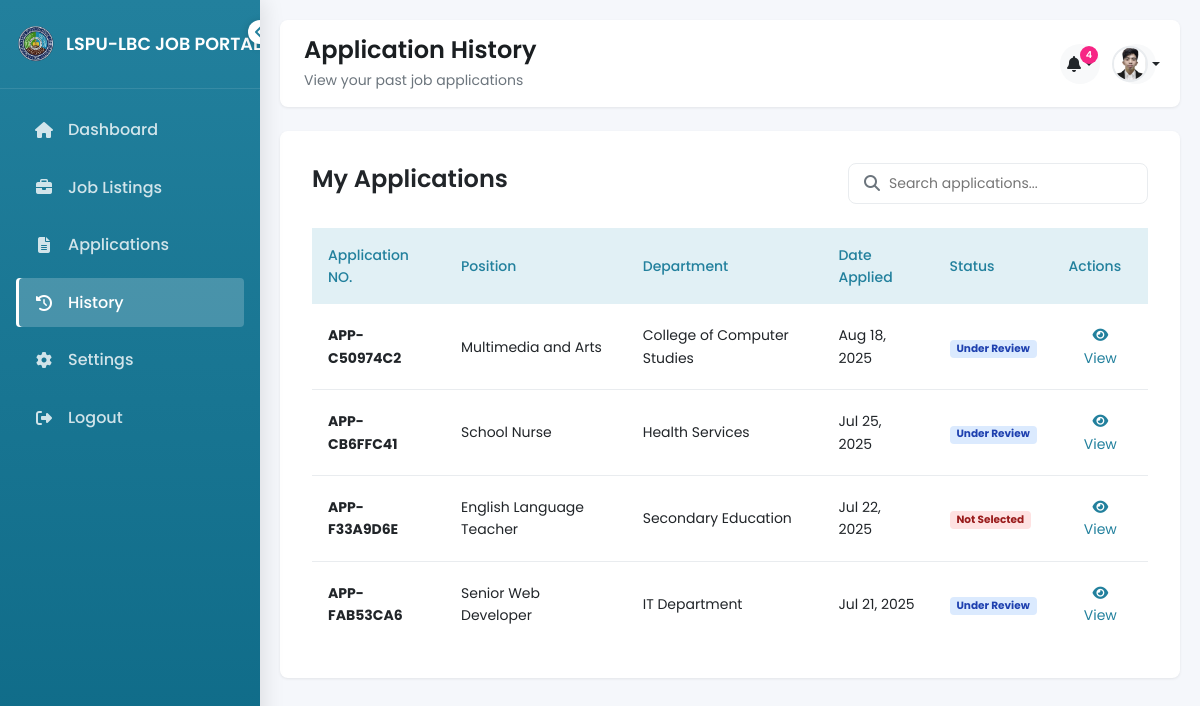
Screenshot of /applicationhistory.php (signed in) with the database file from the repository.
### tables this page shows
CREATE TABLE `users` (
  `user_id` int(11) NOT NULL,
  `first_name` varchar(50) NOT NULL,
  `middle_name` varchar(50) DEFAULT NULL,
  `last_name` varchar(50) NOT NULL,
  `email` varchar(100) NOT NULL,
  `birthdate` date DEFAULT NULL,
  `phone` varchar(20) DEFAULT NULL,
  `username` varchar(50) DEFAULT NULL,
  `password` varchar(255) DEFAULT NULL,
  `profile_pic` varchar(255) DEFAULT NULL,
  `reset_token` varchar(255) DEFAULT NULL,
  `token_expiry` datetime DEFAULT NULL,
  `reset_expires` datetime DEFAULT NULL,
  `role` enum('applicant','admin','superadmin') NOT NULL DEFAULT 'applicant',
  `is_active` tinyint(1) NOT NULL DEFAULT 1,
  `last_login` datetime DEFAULT NULL,
  `created_at` timestamp NOT NULL DEFAULT current_timestamp(),
  `updated_at` timestamp NOT NULL DEFAULT current_timestamp() ON UPDATE current_timestamp(),
  `email_verified` tinyint(1) DEFAULT 0,
  `verification_token` varchar(255) DEFAULT NULL,
  `verification_expires` datetime DEFAULT NULL
);

CREATE TABLE `applications` (
  `application_id` int(11) NOT NULL,
  `application_number` varchar(50) NOT NULL,
  `user_id` int(11) NOT NULL,
  `position_id` int(11) NOT NULL,
  `resume` varchar(255) DEFAULT NULL,
  `application_letter` varchar(255) NOT NULL,
  `personal_data_sheet` varchar(255) NOT NULL,
  `transcript_of_records` varchar(255) NOT NULL,
  `proof_of_eligibility` varchar(255) NOT NULL,
  `other_documents` varchar(255) DEFAULT NULL,
  `work_experience` text DEFAULT NULL,
  `education` text DEFAULT NULL,
  `status` enum('Pending','Applied','Under Review','Interview Scheduled','Under Interviews','Interviewed','Hired','Not Selected','Exam Completed','Exam Scheduled','Hired Not Shortlisted','For Requirements','Not Shortlisted') DEFAULT 'Pending',
  `submitted_at` timestamp NOT NULL DEFAULT current_timestamp(),
  `interview_date` datetime DEFAULT NULL,
  `exam_date` datetime DEFAULT NULL,
  `last_notified_status` varchar(50) DEFAULT NULL,
  `evaluation_status` enum('Pending','In Progress','Completed') DEFAULT 'Pending',
  `total_score` decimal(5,2) DEFAULT NULL,
  `phone` varchar(20) DEFAULT NULL
);

CREATE TABLE `job_positions` (
  `position_id` int(11) NOT NULL,
  `title` varchar(255) NOT NULL,
  `department_id` int(11) NOT NULL,
  `type` enum('Full-Time','Part-Time') NOT NULL,
  `category` enum('Teaching','Non-Teaching') NOT NULL,
  `location_id` int(11) NOT NULL,
  `date_posted` date NOT NULL,
  `place_of_assignment` varchar(255) NOT NULL,
  `status` enum('Open','Closed') DEFAULT 'Open',
  `created_at` timestamp NOT NULL DEFAULT current_timestamp(),
  `updated_at` timestamp NOT NULL DEFAULT current_timestamp() ON UPDATE current_timestamp(),
  `description` text DEFAULT NULL,
  `salary_range` varchar(100) DEFAULT NULL
);

CREATE TABLE `departments` (
  `department_id` int(11) NOT NULL,
  `name` varchar(255) NOT NULL,
  `description` text DEFAULT NULL,
  `created_at` timestamp NOT NULL DEFAULT current_timestamp(),
  `updated_at` timestamp NOT NULL DEFAULT current_timestamp() ON UPDATE current_timestamp()
);

### applicationhistory.php (the view, shortened to what this page needs)
<?php
require_once 'config.php';
$userId = $_SESSION['user_id'];
$stmt = $conn->prepare("SELECT user_id, first_name, middle_name, last_name, email, phone, profile_pic FROM users WHERE user_id = ?");
$stmt->bind_param("i", $userId);
$stmt->execute();
$result = $stmt->get_result();
$user = $result->fetch_assoc();
$statusMessages = [
    'Pending' => 'Your application is pending review',
    'Applied' => 'Your application has been received',
    'Under Review' => 'Your application is under review',
    'Interview Scheduled' => 'Interview scheduled on %s',
    'Under Interviews' => 'Your application is under interviews',
    'Interviewed' => 'Interview completed - awaiting decision',
    'Hired' => 'Congratulations! You have been hired!',
    'Not Selected' => 'Application status: Not selected',
    'Exam Completed' => 'Exam completed - awaiting results',
    'New Job' => 'New job offers available: %s'
];
$notifications = [];
$stmt = $conn->prepare("SELECT a.status, a.interview_date, a.submitted_at, j.title AS position
                       FROM applications a
                       JOIN job_positions j ON a.position_id = j.position_id
                       WHERE a.user_id = ?
                       ORDER BY a.submitted_at DESC");
$stmt->bind_param("i", $userId);
$stmt->execute();
$result = $stmt->get_result();
while ($row = $result->fetch_assoc()) {
    $icon = 'file-alt';
    $time = date('M j, Y', strtotime($row['submitted_at']));
    $status = $row['status'];
    switch ($status) {
        case 'Under Review':
            $icon = 'search';
            break;
        default:
            $message = "Application status: $status";
    }
    if (!isset($message)) {
        $message = $statusMessages[$status] ?? "Application status: $status";
    }
    $notifications[] = [
        'icon' => $icon,
        'message' => $message,
        'time' => $time,
        'unread' => !isset($_SESSION['notifications_read'])
    ];
    unset($message);
}
$unreadCount = 0;
if (!isset($_SESSION['notifications_read'])) {
    foreach ($notifications as $notification) {
        if (isset($notification['unread']) && $notification['unread']) {
            $unreadCount++;
        }
    }
}
$stmt = $conn->prepare("SELECT a.*, j.title AS position_name, j.department_id, d.name AS department_name
                       FROM applications a
                       JOIN job_positions j ON a.position_id = j.position_id
                       JOIN departments d ON j.department_id = d.department_id
                       WHERE a.user_id = ?
                       ORDER BY a.submitted_at DESC");
$stmt->bind_param("i", $userId);
$stmt->execute();
$applications = $stmt->get_result();
$defaultProfilePic = 'uploads/profile_pics/default.jpg';
$profilePicFilename = !empty($user['profile_pic']) ? $user['profile_pic'] : 'default.jpg';
$picsPath = 'uploads/profile_pics/' . $profilePicFilename;
$hasProfilePic = file_exists($picsPath) && $picsPath !== $defaultProfilePic;
function statusBadge($status) {
    $classes = [
        'Under Review' => 'bg-blue-100 text-blue-800',
        'Under Interviews' => 'bg-cyan-100 text-cyan-800',
        'Interview Scheduled' => 'bg-teal-100 text-teal-800',
        'Interviewed' => 'bg-yellow-100 text-yellow-800',
        'Hired' => 'bg-green-100 text-green-800',
        'Not Selected' => 'bg-red-100 text-red-800',
        'Exam Completed' => 'bg-purple-100 text-purple-800',
        'default' => 'bg-gray-100 text-gray-800'
    ];
    return $classes[$status] ?? $classes['default'];
}
?>
<!DOCTYPE html>
<html lang="en">
<head>
  <link href="https://cdn.jsdelivr.net/npm/bootstrap@5.3.0-alpha1/dist/css/bootstrap.min.css" rel="stylesheet">
  <link rel="stylesheet" href="https://cdnjs.cloudflare.com/ajax/libs/font-awesome/6.4.0/css/all.min.css">
  <link rel="stylesheet" href="https://cdnjs.cloudflare.com/ajax/libs/animate.css/4.1.1/animate.min.css">
  <link href="https://unpkg.com/aos@2.3.1/dist/aos.css" rel="stylesheet">
  <link rel="stylesheet" href="assets/css/applicants/applicationhistory.css">
</head>
<body>
    <?php include 'sidebar.php'; ?>
  <div class="main-content">
    <div class="topbar animate-slide-up">
      <div class="topbar-title">
        <h1>Application History</h1>
        <p>View your past job applications</p>
      </div>
      <div class="topbar-actions">
        <div class="dropdown">
          <button class="notification-btn dropdown-toggle" type="button" id="notificationDropdown" data-bs-toggle="dropdown" aria-expanded="false">
            <i class="fas fa-bell"></i>
            <?php if ($unreadCount > 0): ?>
              <span class="notification-badge"><?= $unreadCount ?></span>
            <?php endif; ?>
          </button>
        </div>
        <div class="dropdown">
          <button class="profile-btn dropdown-toggle" type="button" id="profileDropdown" data-bs-toggle="dropdown" aria-expanded="false">
            <?php if ($hasProfilePic): ?>
              <img src="<?= htmlspecialchars($picsPath) ?>" class="profile-img" alt="Profile">
            <?php else: ?>
              <i class="fas fa-user-circle fs-5"></i>
            <?php endif; ?>
          </button>
        </div>
      </div>
    </div>
    <div class="history-container animate-slide-up delay-1">
      <div class="history-header">
        <h2 class="history-title">My Applications</h2>
        <div class="search-container">
          <i class="fas fa-search search-icon"></i>
          <input type="text" class="search-input" placeholder="Search applications..." onkeyup="filterTable(this.value)">
        </div>
      </div>
      <?php if ($applications->num_rows > 0): ?>
        <div class="table-responsive">
          <table class="applications-table" id="appTable">
            <thead>
              <tr>
                <th>Application NO.</th>
                <th>Position</th>
                <th>Department</th>
                <th>Date Applied</th>
                <th>Status</th>
                <th>Actions</th>
              </tr>
            </thead>
            <tbody>
              <?php while($row = $applications->fetch_assoc()):
                $badge = statusBadge($row['status']);
              ?>
              <tr>
                <td><strong><?= htmlspecialchars($row['application_number'] ?? '') ?></strong></td>
                <td><?= htmlspecialchars($row['position_name'] ?? '') ?></td>
                <td><?= htmlspecialchars($row['department_name'] ?? '') ?></td>
                <td><?= date("M d, Y", strtotime($row['submitted_at'])) ?></td>
                <td><span class="status-badge <?= $badge ?>"><?= htmlspecialchars($row['status'] ?? '') ?></span></td>
                <td>
                  <button onclick="showApplicationDetails(<?= $row['application_id'] ?>)" class="action-btn" title="View Details">
                    <i class="fas fa-eye"></i> View
                  </button>
                </td>
              </tr>
              <?php endwhile; ?>
            </tbody>
          </table>
        </div>
      <?php endif; ?>
    </div>
  </div>
</body>
</html>

### assets/css/applicants/applicationhistory.css (style rules this page uses)
:root { --primary: #22809d; --primary-light: #e1f0f5; --primary-lighter: #f0f8fa; --secondary: #0E6A87; --success: #4cc9f0; --success-dark: #38b6db; --warning: #f8961e; --danger: #f72585; --dark: #212529; --darker: #1a1e21; --light: #f8f9fa; --lighter: #fbfcfd; --gray: #6c757d; --gray-light: #e9ecef; --gray-lighter: #f1f3f5; --white: #ffffff; --shadow-sm: 0 1px 3px rgba(0,0,0,0.08); --shadow-md: 0 4px 6px rgba(0,0,0,0.1); --shadow-lg: 0 10px 15px rgba(0,0,0,0.1); --radius-sm: 0.25rem; --radius-md: 0.5rem; --radius-lg: 0.75rem; --transition: all 0.3s ease; --sidebar-width: 260px; --sidebar-collapsed-width: 80px; --sidebar-transition: all 0.4s cubic-bezier(0.4, 0, 0.2, 1); }
body { font-family: 'Poppins', sans-serif; background-color: #f5f7fb; color: var(--dark); line-height: 1.6; overflow-x: hidden; }
.main-content { margin-left: var(--sidebar-width); min-height: 100vh; transition: var(--sidebar-transition); padding: 20px; }
.topbar { background: white; padding: 1rem 1.5rem; border-radius: var(--radius-md); box-shadow: var(--shadow-sm); margin-bottom: 1.5rem; display: flex; justify-content: space-between; align-items: center; position: sticky; top: 0; z-index: 100; }
.topbar-title h1 { font-size: 1.5rem; font-weight: 600; margin-bottom: 0.25rem; color: var(--darker); }
.topbar-title p { font-size: 0.875rem; color: var(--gray); margin-bottom: 0; }
.topbar-actions { display: flex; align-items: center; gap: 1rem; }
.notification-btn, .profile-btn { position: relative; width: 40px; height: 40px; display: flex; align-items: center; justify-content: center; border-radius: 50%; background: var(--light); color: var(--dark); border: none; transition: var(--transition); }
.notification-badge { position: absolute; top: 2px; right: 2px; background: var(--danger); color: white; border-radius: 50%; width: 18px; height: 18px; display: flex; align-items: center; justify-content: center; font-size: 0.6rem; font-weight: 600; }
.profile-img { width: 36px; height: 36px; border-radius: 50%; object-fit: cover; border: 2px solid var(--gray-light); transition: var(--transition); }
.history-container { background: var(--white); border-radius: var(--radius-md); box-shadow: var(--shadow-sm); padding: 2rem; margin-bottom: 2rem; }
.history-header { display: flex; justify-content: space-between; align-items: center; margin-bottom: 1.5rem; }
.history-title { font-size: 1.5rem; font-weight: 600; color: var(--dark); }
.search-container { position: relative; width: 300px; }
.search-input { width: 100%; padding: 0.5rem 1rem 0.5rem 2.5rem; border: 1px solid var(--gray-light); border-radius: var(--radius-md); font-size: 0.875rem; transition: var(--transition); }
.search-icon { position: absolute; left: 1rem; top: 50%; transform: translateY(-50%); color: var(--gray); }
.applications-table { width: 100%; border-collapse: collapse; }
.applications-table thead { background: var(--primary-light); color: var(--primary); }
.applications-table th { padding: 1rem; text-align: left; font-weight: 500; font-size: 0.875rem; }
.applications-table td { padding: 1rem; border-bottom: 1px solid var(--gray-light); font-size: 0.875rem; }
.applications-table tr:last-child td { border-bottom: none; }
.status-badge { display: inline-block; padding: 0.25rem 0.75rem; border-radius: 1rem; font-size: 0.75rem; font-weight: 500; }
.bg-blue-100 { background-color: #dbeafe; }
.text-blue-800 { color: #1e40af; }
.bg-red-100 { background-color: #fee2e2; }
.text-red-800 { color: #991b1b; }
.action-btn { color: var(--primary); background: none; border: none; cursor: pointer; font-size: 0.875rem; transition: var(--transition); padding: 0.25rem 0.5rem; border-radius: var(--radius-sm); }
.animate-slide-up { animation: fadeInUp 0.6s ease forwards; }
.delay-1 { animation-delay: 0.1s; }
.table-responsive { overflow-x: auto; -webkit-overflow-scrolling: touch; }
.status-badge { display: inline-block; padding: 0.35em 0.65em; font-size: 0.75em; font-weight: 700; line-height: 1; text-align: center; white-space: nowrap; vertical-align: baseline; border-radius: 0.25rem; }

### rows the page displays
users: profile_pic (picture)
applications: application_number "APP-C50974C2", position.title "Multimedia and Arts", departments.name "College of Computer Studies", submitted_at "Aug 18, 2025", status "Under Review"
applications: application_number "APP-CB6FFC41", position.title "School Nurse", departments.name "Health Services", submitted_at "Jul 25, 2025", status "Under Review"
applications: application_number "APP-F33A9D6E", position.title "English Language Teacher", departments.name "Secondary Education", submitted_at "Jul 22, 2025", status "Not Selected"
applications: application_number "APP-FAB53CA6", position.title "Senior Web Developer", departments.name "IT Department", submitted_at "Jul 21, 2025", status "Under Review"

### other values shown
$unreadCount "4"
